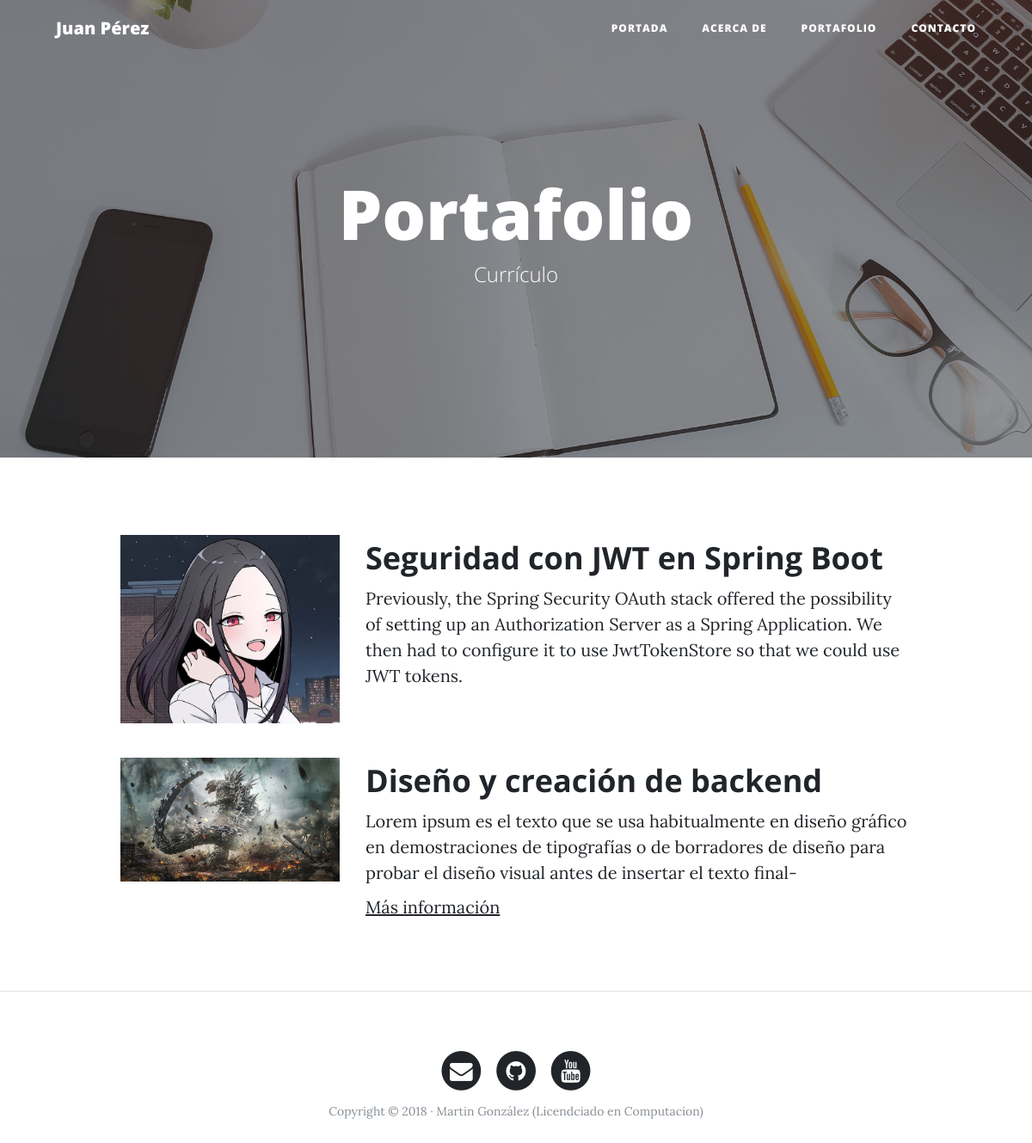
The page /portafolio/ on the database its author committed.
### portfolio/models.py (models this page shows, shortened)
class Project(models.Model):
    title = models.CharField(max_length=200, verbose_name="Título")
    description = models.TextField(verbose_name="Descripcion")
    image = models.ImageField(verbose_name="Imagen", upload_to="projects")
    link = models.URLField(verbose_name = "Direccion web",null = True, blank = True)
    created = models.DateTimeField(auto_now_add=True, verbose_name="Fecha de creacion")
    updated = models.DateTimeField(auto_now=True,verbose_name="Fecha de edicion")
    class Meta:
        verbose_name = "proyecto"
        verbose_name_plural = "proyectos"
        ordering = ["-created"]

### portfolio/views.py (the view)
# urls.py: path('portafolio/', portfolio_views.portafolio, name="portafolio"),
def portafolio (request):
    projects = Project.objects.all()
    return render(request, "portfolio/portafolio.html",{'projects': projects})

### portfolio/templates/portfolio/portafolio.html (shortened to what this page needs)
{% extends 'core/base.html' %}
{% block background %}{% load static %}{% static 'core/img/portfolio-bg.jpg' %}{% endblock %}
{% block headers %}
<h1>Portafolio</h1>
<span class="subheading">Currículo</span>
{% endblock %}
{% block content %}
{%for project in projects%}
    <div class="row project">
        <div class="col-lg-3 col-md-4 offset-lg-1">
            <img class="img-fluid" src="{{project.image.url}}" alt="">
        </div>
      <div class="col-lg-7 col-md-8">
            <h2 class="section-heading title">{{project.title}}</h2>
        <p>{{project.description}}</p>
        {% if project.link %} <p><a href={{project.link}}>Más información</a></p>{% endif %}
        </div>
    </div>
    {%endfor%}
{% endblock %}

### core/templates/core/base.html (shortened to what this page needs)
<!DOCTYPE html>
<html lang="es">
  <head>
    {% load static %}
    <link href="{% static 'core/vendor/bootstrap/css/bootstrap.min.css' %}" rel="stylesheet">
    <link href="{% static 'core/vendor/font-awesome/css/font-awesome.min.css' %}" rel="stylesheet" type="text/css">
    <link href="{% static 'core/css/clean-blog.min.css' %}" rel="stylesheet">
  </head>
  <body>
    <nav class="navbar navbar-expand-lg navbar-light fixed-top" id="mainNav">
      <div class="container">
        <a class="navbar-brand" href="{% url 'home' %}">Juan Pérez</a>
        <div class="collapse navbar-collapse" id="navbarResponsive">
          <ul class="navbar-nav ml-auto">
            <li class="nav-item">
              <a class="nav-link" href="{% url 'home' %}">Portada</a>
            </li>
            <li class="nav-item">
              <a class="nav-link" href="{% url 'about' %}">Acerca de</a>
            </li>
            <li class="nav-item">
              <a class="nav-link" href="{% url 'portafolio' %}">Portafolio</a>
            </li>
            <li class="nav-item">
              <a class="nav-link" href="{% url 'contactos' %}">Contacto</a>
            </li>
          </ul>
        </div>
      </div>
    </nav>
    <header class="masthead" style="background-image: url('{% block background %}{% endblock %}')">
      <div class="overlay"></div>
      <div class="container">
        <div class="row">
          <div class="col-lg-8 col-md-10 mx-auto">
            <div class="site-heading">
                {% block headers %}{% endblock %}
            </div>
          </div>
        </div>
      </div>
    </header>
    <div class="container">
      {% block content %}{% endblock %}
    </div>
    {% if request.path != "/" %}<hr>{% endif %}
    <footer>
      <div class="container">
        <div class="row">
          <div class="col-lg-8 col-md-10 mx-auto">
            <ul class="list-inline text-center">
              <li class="list-inline-item">
                <a href="https://mail.google.com/mail/u/0/#inbox" target="_blank">
                  <span class="fa-stack fa-lg">
                    <i class="fa fa-circle fa-stack-2x"></i>
                    <i class="fa fa-envelope fa-stack-1x fa-inverse"></i>
                  </span>
                </a>
              </li>
              <li class="list-inline-item">
                <a href="https://github.com/Martin-dev002" target="_blank">
                  <span class="fa-stack fa-lg">
                    <i class="fa fa-circle fa-stack-2x"></i>
                    <i class="fa fa-github fa-stack-1x fa-inverse"></i>
                  </span>
                </a>
              </li>
              <li class="list-inline-item">
                <a href="https://www.youtube.com" target="_blank">
                  <span class="fa-stack fa-lg">
                    <i class="fa fa-circle fa-stack-2x"></i>
                    <i class="fa fa-youtube fa-stack-1x fa-inverse"></i>
                  </span>
                </a>
              </li>
            </ul>
            <p class="copyright text-muted">Copyright &copy; 2018 · Martin González (Licendciado en Computacion) </p>
          </div>
        </div>
      </div>
    </footer>
  </body>
</html>

### rows shown on the page
Project: image (picture), title "Seguridad con JWT en Spring Boot", description "Previously, the Spring Security OAuth stack offered the possibility of setting up an Authorization Server as a Spring Application. We then had to configure it to use JwtTokenStore so that we could use JWT tokens."
Project: image (picture), title "Diseño y creación de backend", description "Lorem ipsum es el texto que se usa habitualmente en diseño gráfico en demostraciones de tipografías o de borradores de diseño para probar el diseño visual antes de insertar el texto final-"
